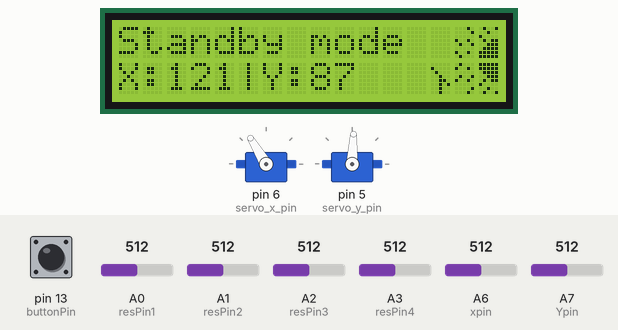
Simulated run of this sketch. Board: Arduino Nano, built with avr-gcc and run on an emulated ATmega328P. On the bench: 2 × servo, 16×2 character LCD. The test bench sets the inputs (shaded band); at power-on: pin 13 (buttonPin) LOW, A0 (resPin1) = 512, A1 (resPin2) = 512, A3 (resPin4) = 512, A2 (resPin3) = 512, A6 (xpin) = 512, A7 (Ypin) = 512. What the sketch prints to the serial monitor is not drawn.

Above: at 5.2 s.
5.3 s: pin 13 (buttonPin) pulled HIGH for 0.15 s
At 6.1 s:
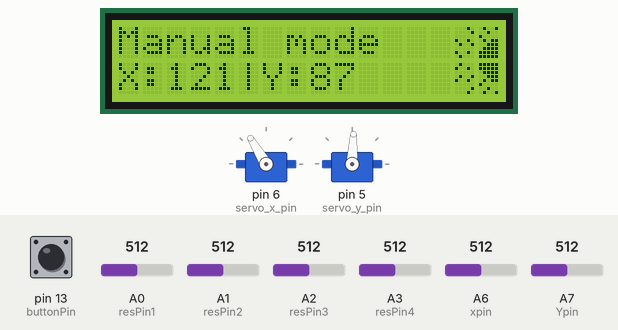
8.4 s: pin 13 (buttonPin) pulled HIGH for 1 s
At 9.9 s:
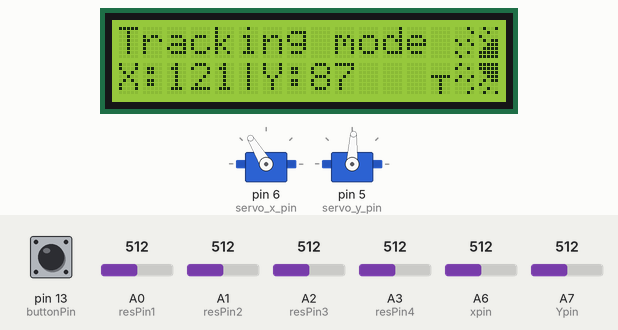
12.4 s: A0 (resPin1) set to 492
15.4 s: A0 (resPin1) set to 472
At 15.86 s:
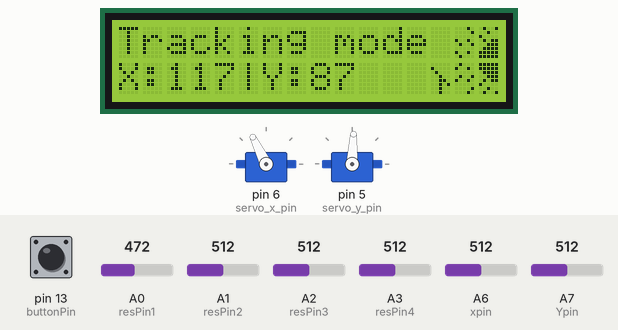
17.3 s: A1 (resPin2) set to 494
At 18.4 s:
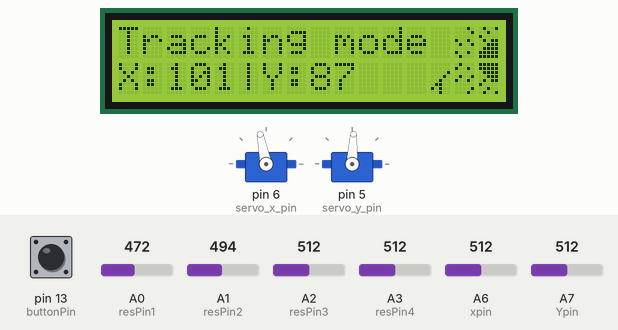
20.1 s: A3 (resPin4) set to 489
At 20.3 s:
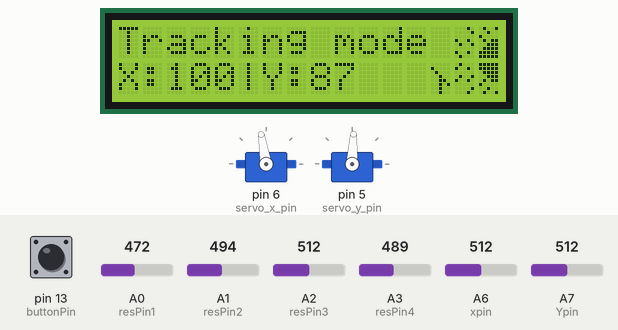
Timing chart, 0 to 25.6 s (numbered marks = the images above; inputs shaded):
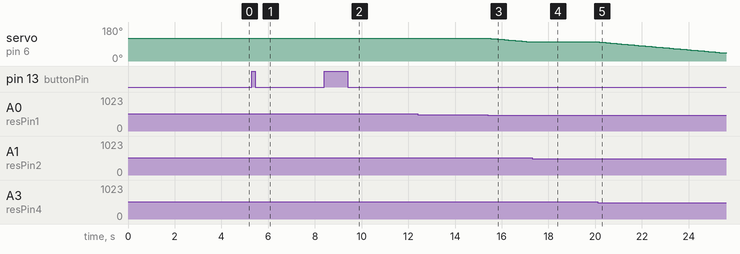

Measured:
- the behaviour switches between 481 and 480 on A0 (resPin1) (found by bisection; images 2 and 3)
- the behaviour switches between 502 and 501 on A1 (resPin2) (found by bisection; images 3 and 4)
- the behaviour switches between 499 and 498 on A3 (resPin4) (found by bisection; images 4 and 5)
- after the input at 5.3 s, the display: changes at once (image 1)
- after the input at 8.4 s, the display: first changes at once (image 2 shows a later state)
- after the input at 15.4 s, servo on pin 6 (servo_x_pin): moves from 121° to 101° over 1.8 s, starting at once; the display: first changes after 0.13 s (image 3 shows a later state)
- after the input at 17.3 s, servo on pin 6 (servo_x_pin): stays 101° (without the input it goes to 100° after 0.03 s)
- after the input at 20.1 s, servo on pin 6 (servo_x_pin): moves from 101° to 43° over 5.3 s, starting after 0.07 s

The sketch:

solar_tracking.ino
```cpp
#include <LiquidCrystal.h>
#include <Servo.h>
#include <Wire.h>

LiquidCrystal lcd(7, 8, 9, 10, 11, 12); // RS,E,D4,D5,D6,D7

byte sun1[8] = {
  B00010,
  B00001,
  B00000,
  B10010,
  B01001,
  B00000,
  B10010,
  B01000
};

byte sun2[8] = {
  B01001,
  B00100,
  B10000,
  B01011,
  B00111,
  B01111,
  B11111,
  B11111
};

byte sun4[8] = {
  B11111,
  B11111,
  B01111,
  B00111,
  B01011,
  B10000,
  B00100,
  B01001
};

byte sun3[8] = {
  B01000,
  B10010,
  B00000,
  B01001,
  B10010,
  B00000,
  B00001,
  B00010
};

byte tracking1[8] = {
  B00000,
  B00000,
  B00001,
  B00010,
  B00100,
  B01100,
  B10100,
  B00100
};

byte tracking2[8] = {
  B00000,
  B00000,
  B00000,
  B11111,
  B00100,
  B00100,
  B00100,
  B00100,
};

byte tracking3[8] = {
  B00000,
  B10000,
  B01000,
  B00100,
  B00110,
  B00101,
  B00100,
  B00100
};

long int printCount = 0;
int printNr = 4;
int printTime = 100000;

int resPin1 = A0;
int resPin2 = A1;
int resPin3 = A2;
int resPin4 = A3;
int res1;
int res2;
int res3;
int res4;

int xpin = A6;
int Ypin = A7;

int absDiffX;
int absDiffY;

int xKord;
int xpos;
int ypos;
int Y;
int X;
int defaultXPos = 121;
int defaultYPos = 87;
int xMax = 155;
int yMax = 180;
int xMin = 0;
int yMin = 0;
int sens1 = 1;
int sens2 = 2;

int state;
int count;
int leftAvr;
int rightAvr;
int upAvr;
int downAvr;
int diff = 4;

int buttonPin = 13;
int bState;
int Start;

int servo_x_pin = 6;
int servo_y_pin = 5;

//byte ledState;

boolean mFlag = true;
boolean aFlag = true;
boolean bFlag = true;
boolean sFlag = true;
boolean tFlag = true;
boolean sunPrint = true;
boolean startMode = true;
boolean xStop = true;
boolean yStop = true;

Servo servoX;
Servo servoY;

void setup() {

  lcd.createChar(0, sun1);
  lcd.createChar(1, sun2);
  lcd.createChar(2, sun3);
  lcd.createChar(3, sun4);
  lcd.createChar(4, tracking1);
  lcd.createChar(5, tracking2);
  lcd.createChar(6, tracking3);

  servoX.attach(servo_x_pin);
  servoY.attach(servo_y_pin);

  digitalWrite(buttonPin,HIGH);

  pinMode(resPin1,INPUT);
  pinMode(resPin2,INPUT);
  pinMode(resPin3,INPUT);
  pinMode(resPin4,INPUT);
  pinMode(buttonPin,INPUT);
  pinMode(xpin,INPUT);
  pinMode(Ypin,INPUT);

  X = defaultXPos;
  Y = defaultYPos;

  servoX.write(X);
  servoY.write(Y);

  lcd.begin(16,2);
  lcd.clear();
  lcd.print("Ready");
  for(int i=3;i>=0;i--){
    delay(1000);
    lcd.setCursor(6,0);
    lcd.print("");
    lcd.setCursor(6,0);
    lcd.print(i);
  }
  printSun();
  Serial.begin(9600);
  Wire.begin();
}

void loop() {
  switch(mode()){
    case 0:
      if(mFlag){
        mFlag = false;
        sFlag = true;
        lcd.clear();
        lcd.setCursor(0,0);
        lcd.print("Manual mode");
        lcdPrintPos();
        printSun();
      }
      manTrack();
    break;

    case 1:
      if(aFlag){
        aFlag = false;
        lcd.clear();
        lcd.setCursor(0,0);
        lcd.print("Tracking mode");
        lcdPrintPos();
        printSun();
      }
      autoTrack();

    break;

    case 2:
      if(sFlag){
        sFlag = false;
        lcd.clear();
        lcd.setCursor(0,0);
        lcd.print("Standby mode");
        lcd.setCursor(13,1);
        lcd.write(byte(6));
        printResVal();
        lcdPrintPos();
        lcdPrintNewPos();
        printSun();
        }

    break;
    default :
      lcd.clear();
      lcd.setCursor(0,0);
      lcd.print("-1");
      Serial.println("Joystick error!");

  }
}
void sendPos(){
  Wire.beginTransmission(1);
  Wire.write(88);
  Wire.endTransmission();
}

void manTrack(){
  while(mode() == 0){
    yposFunction(analogRead(Ypin));
    xposFunction(analogRead(xpin));
    resVal();
    printResVal();
    lcdPrintNewPos();
    printTracking();
  }
  mFlag = true;
}

void autoTrack(){
  while(mode() == 1){
  newPos();
  printResVal();
  lcdPrintNewPos();
  printTracking();
  }
  aFlag = true;
}

int mode(){
  //bState = buttonState();
  bState = digitalRead(buttonPin);
  if (bState == HIGH && bFlag == true) {
    count++;
    if (count >= 3) {
      count = 0;
    }
    bFlag = false;
    }
    else if (bState == LOW && bFlag == false) {
      bFlag = true;
    }
    if(startMode){
      startMode = false;
      count = 2;
      }
      else{
    return count;
  }
}

int buttonState(){
  int i;
  byte state;
  state = digitalRead(buttonPin);
  state = state^1;
}

void change(){
  resVal();
  leftAvr = (res2 + res3)/2;
  rightAvr = (res1 + res4)/2;
  upAvr = (res3 + res4)/2;
  downAvr = (res2 + res3)/2;
  absDiffX = abs(leftAvr-rightAvr);
  absDiffY = abs(downAvr-upAvr);
}

void newPos(){
  change();
  if(absDiffX>diff){
    if(leftAvr < rightAvr){
      ++X;
      if(X > xMax){
        X = xMax;
      }
    }
    else if(leftAvr > rightAvr){
      --X;
      if(X < xMin){
        X = xMin;
      }
    }
    servoX.write(X);
  }

  if(absDiffY>diff){
    if(downAvr < upAvr){
      ++Y;
      if(Y > yMax){
        Y = yMax;
      }
    }
    else if(downAvr > upAvr){
      --Y;
      if(Y < yMin){
        Y = yMin;
      }
    }
    servoY.write(Y);
  }
}

void xposFunction(int xpos){
  if(xpos < 490){
    servoX.write(X+=sens1);
  }
  if(xpos < 10){
    servoX.write(X+=sens2);
  }
  if(xpos > 525){
    servoX.write(X-=sens1);
  }
  if(xpos > 990){
    servoX.write(X-=sens2);
  }
  if(X >= 155){
    X = 155;
  }
  if(X <= 0){
    X = 0;
  }
}

void yposFunction(int ypos){
  if(ypos < 490){
    servoY.write(Y+=sens1);
   }
   if(ypos < 10){
    servoY.write(Y+=sens2);
   }
   if(ypos > 525){
    servoY.write(Y-=sens1);
   }
   if(ypos > 996){
    servoY.write(Y-=sens2);
   }
   if(Y >= 180){
    Y = 180;
   }
   if(Y <= 0){
    Y = 0;
   }
}

void printResVal(){
  resVal();
  change();
  Serial.print("1#(");
  Serial.print(res1);
  Serial.print(") 2#(");
  Serial.print(res2);
  Serial.print(") 3#(");
  Serial.print(res3);
  Serial.print(") 4#(");
  Serial.print(res4);
  Serial.print(") // Xabs |");
  Serial.print(absDiffX);
  Serial.print("| // Yabs |");
  Serial.print(absDiffY);
  Serial.print("| X: ");
  Serial.print(X);
  Serial.print("| Y: ");
  Serial.print(Y);
  Serial.print(" |#| ");
  if(mode()==0){
    Serial.println("    #Manual mode#");
  }
  if(mode()==1){
    Serial.println("    #Auto mode#");
  }
  if(mode()==2){
    Serial.println("    #Standby  mode#");
  }
}

void printTracking(){
  if(printCount == 10){
    printCount = 0;
    lcd.setCursor(13,1);
    if(printNr == 7){
      printNr = 4;
      lcd.print("");
      lcd.write(byte(5));
    }else{
      lcd.print("");
      lcd.write(byte(printNr++));
    }
  }
  printCount++;
}

void lcdPrintNewPos(){
  lcd.setCursor(2,1);
  lcd.print("   ");
  lcd.setCursor(2,1);
  lcd.print(X);
  lcd.setCursor(8,1);
  lcd.print("   ");
  lcd.setCursor(8,1);
  lcd.print(Y);
}

void lcdPrintPos(){
  lcd.setCursor(0,1);
  lcd.print("X:");
  lcd.setCursor(5,1);
  lcd.print("|");
  lcd.setCursor(6,1);
  lcd.print("Y:");
}

void printSun(){
  lcd.setCursor(14,0);
  lcd.write(byte(0));
  lcd.setCursor(15,0);
  lcd.write(byte(1));
  lcd.setCursor(14,1);
  lcd.write(byte(2));
  lcd.setCursor(15,1);
  lcd.write(byte(3));
}

void resVal(){
  res1 = map(analogRead(resPin1),0, 650, 0 ,180);
  res2 = map(analogRead(resPin2),0, 650, 0 ,180);
  res3 = map(analogRead(resPin3),0, 650, 0 ,180);
  res4 = map(analogRead(resPin4),0, 650, 0 ,180);
}
```
